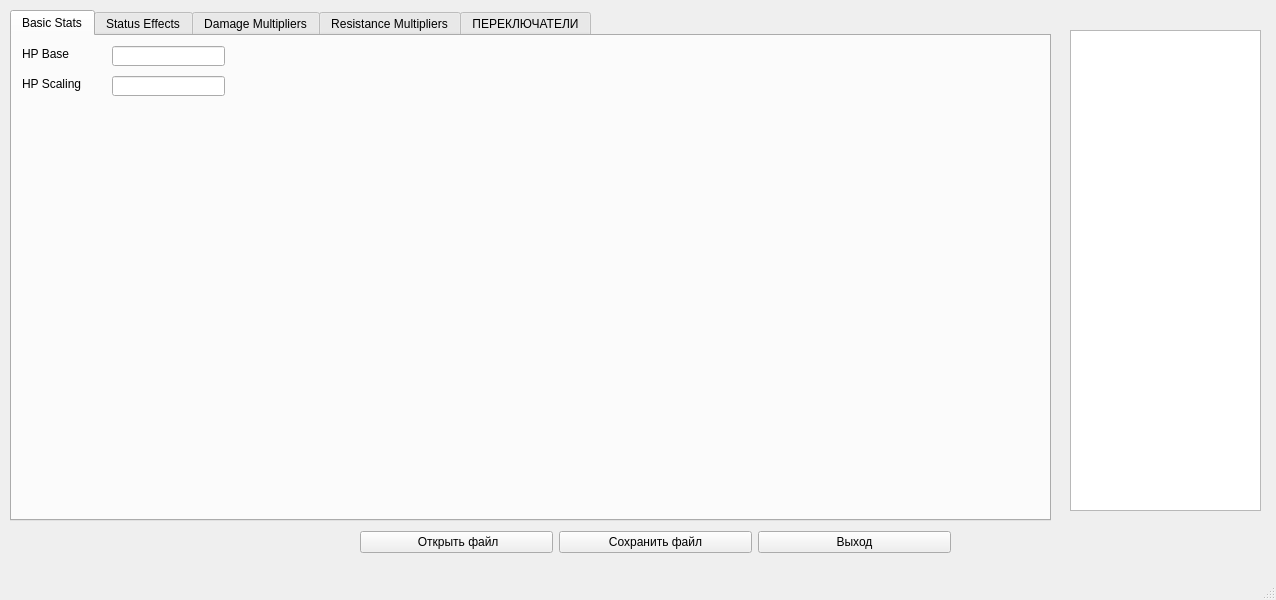
<?xml version="1.0" encoding="UTF-8"?>
<ui version="4.0">
 <class>MainWindow</class>
 <widget class="QMainWindow" name="MainWindow">
  <property name="geometry">
   <rect>
    <x>0</x>
    <y>0</y>
    <width>1276</width>
    <height>600</height>
   </rect>
  </property>
  <property name="windowTitle">
   <string>MainWindow</string>
  </property>
  <widget class="QWidget" name="centralwidget">
   <widget class="QTabWidget" name="itemDetails">
    <property name="geometry">
     <rect>
      <x>10</x>
      <y>10</y>
      <width>1041</width>
      <height>511</height>
     </rect>
    </property>
    <property name="currentIndex">
     <number>0</number>
    </property>
    <widget class="QWidget" name="tab_basic_stats">
     <attribute name="title">
      <string>Basic Stats</string>
     </attribute>
     <widget class="QLabel" name="HPBase_label">
      <property name="geometry">
       <rect>
        <x>10</x>
        <y>10</y>
        <width>111</width>
        <height>16</height>
       </rect>
      </property>
      <property name="text">
       <string>HP Base</string>
      </property>
     </widget>
     <widget class="QLabel" name="HPScaling_label">
      <property name="geometry">
       <rect>
        <x>10</x>
        <y>40</y>
        <width>111</width>
        <height>16</height>
       </rect>
      </property>
      <property name="text">
       <string>HP Scaling</string>
      </property>
     </widget>
     <widget class="QLineEdit" name="HPBase">
      <property name="geometry">
       <rect>
        <x>100</x>
        <y>10</y>
        <width>113</width>
        <height>20</height>
       </rect>
      </property>
      <property name="readOnly">
       <bool>true</bool>
      </property>
     </widget>
     <widget class="QLineEdit" name="HPScaling">
      <property name="geometry">
       <rect>
        <x>100</x>
        <y>40</y>
        <width>113</width>
        <height>20</height>
       </rect>
      </property>
      <property name="readOnly">
       <bool>true</bool>
      </property>
     </widget>
    </widget>
    <widget class="QWidget" name="tab_status_effect">
     <attribute name="title">
      <string>Status Effects</string>
     </attribute>
    </widget>
    <widget class="QWidget" name="tab_damage_multipliers">
     <attribute name="title">
      <string>Damage Multipliers</string>
     </attribute>
    </widget>
    <widget class="QWidget" name="tab_resistance_multipliers">
     <attribute name="title">
      <string>Resistance Multipliers</string>
     </attribute>
    </widget>
    <widget class="QWidget" name="tab_switches">
     <attribute name="title">
      <string>ПЕРЕКЛЮЧАТЕЛИ</string>
     </attribute>
    </widget>
   </widget>
   <widget class="QListView" name="listItems">
    <property name="geometry">
     <rect>
      <x>1070</x>
      <y>30</y>
      <width>191</width>
      <height>481</height>
     </rect>
    </property>
   </widget>
   <widget class="QLabel" name="fileName">
    <property name="geometry">
     <rect>
      <x>10</x>
      <y>540</y>
      <width>331</width>
      <height>16</height>
     </rect>
    </property>
    <property name="text">
     <string/>
    </property>
   </widget>
   <widget class="QWidget" name="">
    <property name="geometry">
     <rect>
      <x>360</x>
      <y>530</y>
      <width>591</width>
      <height>25</height>
     </rect>
    </property>
    <layout class="QHBoxLayout" name="horizontalLayout">
     <item>
      <widget class="QPushButton" name="openFileButton">
       <property name="text">
        <string> Открыть файл</string>
       </property>
      </widget>
     </item>
     <item>
      <widget class="QPushButton" name="saveFileButton">
       <property name="text">
        <string>Сохранить файл</string>
       </property>
      </widget>
     </item>
     <item>
      <widget class="QPushButton" name="exitButton">
       <property name="text">
        <string>Выход</string>
       </property>
      </widget>
     </item>
    </layout>
   </widget>
  </widget>
  <widget class="QMenuBar" name="menubar">
   <property name="geometry">
    <rect>
     <x>0</x>
     <y>0</y>
     <width>1276</width>
     <height>21</height>
    </rect>
   </property>
  </widget>
  <widget class="QStatusBar" name="statusbar"/>
 </widget>
 <resources/>
 <connections/>
</ui>
